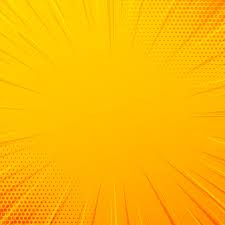
%> input picture WEEK2/images/yellow7.jpg, 225 x 225 px; its folder holds 5 pictures in this run
$ octave lab2.m   (GNU Octave 9; MATLAB toolbox functions it lacks are replaced by stand-ins)
%> lines starting %> are read from the running program, lines starting %| are printed output that depends on the picture
% Reading images
D = './images';
S = dir(fullfile(D,'*.jpg')); % pattern to match filenames.

% Loading query image
query_image = imread('images/yellow7.jpg');
%> query_image is the input picture: size 225x225x3 uint8; mean R, G, B 252.7, 183.8, 2.8
% Extracting colour planes of query image
q_red = single(query_image(:,:,1));
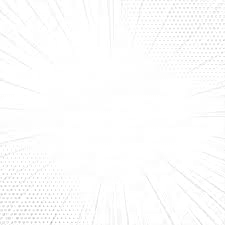
%> q_red: size 225x225 single; min 173, max 255, mean 252.7
q_green = single(query_image(:,:,2));
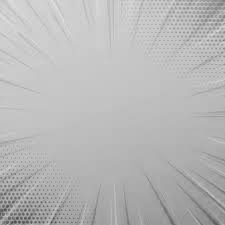
%> q_green: size 225x225 single; min 71, max 226, mean 183.8
q_blue = single(query_image(:,:,3));
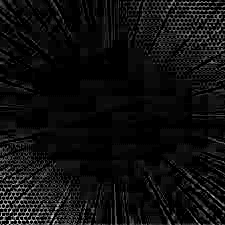
%> q_blue: size 225x225 single; min 0, max 46, mean 2.8; drawn with min black and max white

% Table for storing the information for the images
%> (the run ends here)
